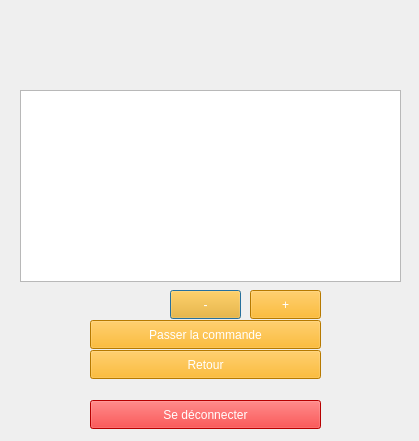
<?xml version="1.0" encoding="UTF-8"?>
<ui version="4.0">
 <class>stockEntrepot</class>
 <widget class="QDialog" name="stockEntrepot">
  <property name="geometry">
   <rect>
    <x>0</x>
    <y>0</y>
    <width>419</width>
    <height>441</height>
   </rect>
  </property>
  <property name="windowTitle">
   <string>Dialog</string>
  </property>
  <widget class="QLabel" name="label">
   <property name="geometry">
    <rect>
     <x>110</x>
     <y>10</y>
     <width>211</width>
     <height>61</height>
    </rect>
   </property>
   <property name="text">
    <string/>
   </property>
  </widget>
  <widget class="QTableView" name="tableView">
   <property name="geometry">
    <rect>
     <x>20</x>
     <y>90</y>
     <width>381</width>
     <height>192</height>
    </rect>
   </property>
  </widget>
  <widget class="QPushButton" name="pushButton">
   <property name="geometry">
    <rect>
     <x>170</x>
     <y>290</y>
     <width>71</width>
     <height>29</height>
    </rect>
   </property>
   <property name="styleSheet">
    <string notr="true">color: rgb(255, 255, 255);
background-color: rgb(255, 170, 0);</string>
   </property>
   <property name="text">
    <string>-</string>
   </property>
  </widget>
  <widget class="QPushButton" name="pushButton_2">
   <property name="geometry">
    <rect>
     <x>250</x>
     <y>290</y>
     <width>71</width>
     <height>29</height>
    </rect>
   </property>
   <property name="styleSheet">
    <string notr="true">color: rgb(255, 255, 255);
background-color: rgb(255, 170, 0);</string>
   </property>
   <property name="text">
    <string>+</string>
   </property>
  </widget>
  <widget class="QLabel" name="label_2">
   <property name="geometry">
    <rect>
     <x>100</x>
     <y>290</y>
     <width>63</width>
     <height>20</height>
    </rect>
   </property>
   <property name="text">
    <string/>
   </property>
  </widget>
  <widget class="QPushButton" name="pushButton_3">
   <property name="geometry">
    <rect>
     <x>90</x>
     <y>320</y>
     <width>231</width>
     <height>29</height>
    </rect>
   </property>
   <property name="styleSheet">
    <string notr="true">color: rgb(255, 255, 255);
background-color: rgb(255, 170, 0);</string>
   </property>
   <property name="text">
    <string>Passer la commande</string>
   </property>
  </widget>
  <widget class="QPushButton" name="pushButton_4">
   <property name="geometry">
    <rect>
     <x>90</x>
     <y>350</y>
     <width>231</width>
     <height>29</height>
    </rect>
   </property>
   <property name="styleSheet">
    <string notr="true">color: rgb(255, 255, 255);
background-color: rgb(255, 170, 0);</string>
   </property>
   <property name="text">
    <string>Retour</string>
   </property>
  </widget>
  <widget class="QPushButton" name="pushButton_5">
   <property name="geometry">
    <rect>
     <x>90</x>
     <y>400</y>
     <width>231</width>
     <height>29</height>
    </rect>
   </property>
   <property name="styleSheet">
    <string notr="true">color: rgb(255, 255, 255);
background-color: rgb(255, 0, 0);</string>
   </property>
   <property name="text">
    <string>Se déconnecter</string>
   </property>
  </widget>
 </widget>
 <resources/>
 <connections/>
</ui>
